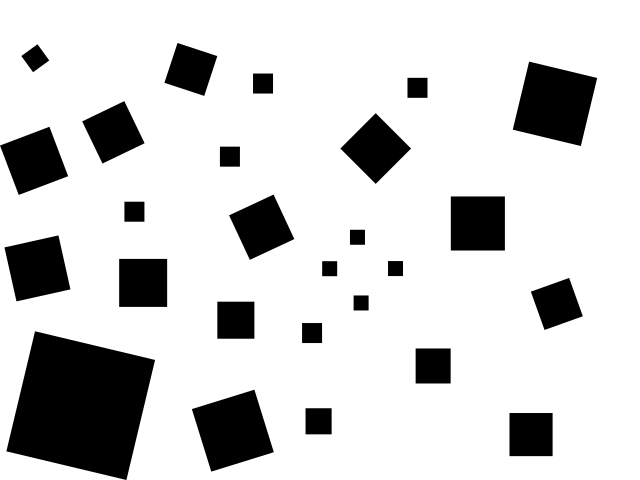
//> input picture computer_vision/hough_square/entrada_1.png, 640 x 480 px
$ ./2 entrada_1.png   (built with g++ and OpenCV 4)
//> lines starting //> are read from the running program, lines starting //| are printed output that depends on the picture; after the words box and inside, x2 and y2 are one past the last pixel; in counts of white or black regions, pixels touching at a corner belong together
#include <string>
#include <opencv2/opencv.hpp>
#include <list>
#include <cmath>
#include <vector>

using namespace cv;
using namespace std;

#define _DEBUG_LVL1_

static constexpr uint16_t min_number_votes = 4;
static constexpr uint16_t max_number_votes = 1000;
static constexpr uint16_t max_square_size = 150;
static constexpr uint16_t min_square_size = 10; //menor lado considerado de um quadrado [px]
static constexpr uint16_t ang_resolution = 18;  //precisao de 5 graus
static constexpr long double mem_max = 2.0;     //[Gb]
static constexpr int number_max_detection = -1;
static constexpr float edge_threshold = 200;

static constexpr long double ang_step = M_PI_2 / ang_resolution;
static constexpr uint16_t step = 1; //passo de busca em (x,y). equivalente a redução na resolução da imagem

class MySquare
{
public:
    MySquare() : _xc(0), _yc(0), _size(0), _theta(0), _votes(0) {}
    MySquare(const uint16_t &xc,
             const uint16_t &yc,
             const double &theta,
             const uint16_t &size) : _xc(xc), _yc(yc), _size(size), _theta(theta), _votes(0) {}
    MySquare(const uint16_t &xc,
             const uint16_t &yc,
             const double &theta,
             const uint16_t &size,
             const uint16_t &votes) : _xc(xc), _yc(yc), _size(size), _theta(theta), _votes(votes) {}
    inline Point2f center() const { return Point2f((float)_xc, (float)_yc); }
    inline uint16_t &xc() { return _xc; }
    inline uint16_t &yc() { return _yc; }
    inline uint16_t &size() { return _size; }
    inline double &theta() { return _theta; }
    inline uint16_t isize() const { return (_size - min_square_size) % (max_square_size - min_square_size); }
    inline uint16_t itheta() //devolve o inteiro correspondente ao angulo no intervalo [0,90)
    {
        _theta = fabs(fmod(_theta, M_PI_2)); // mod pi/2. making sure that theta in [0,pi/2)
        return uint16_t(round(_theta * (ang_resolution / M_PI_2))) % ang_resolution;
    }
    inline uint16_t &votes() { return _votes; }

private:
    uint16_t _xc, _yc;
    uint16_t _size;
    double _theta; //angulo com relacao ao eixo horizontal
    uint16_t _votes;
};

//img: imagem com fundo branco e quadrados pretos
//max_detection: -1 para tentar achar todos, ou um número inteiro para limitar
std::list<MySquare> myHoughtTransform4Squares(const Mat &img, const int &max_detection = -1);
void drawSquares(const Mat &src, Mat &dest, const std::list<MySquare> &squares);
void convFilter(const Mat &src, Mat &dest, const Mat &mask);
void _drawSquare(const Mat &src, Mat &dest, const MySquare square);
void squares_supression(std::list<MySquare> &squares);

int main(int argc, char **argv)
{
    Mat img, output, output_raw;
    std::list<MySquare> squares;

    img = imread(argv[1], CV_LOAD_IMAGE_GRAYSCALE);
//> img is the input picture: 480 rows x 640 cols, CV_8UC1; min 0, max 255, mean 209.8
    if (!img.data)
    {
        std::cerr << "Erro ao carregar imagem\n";
        return -1;
    }
    std::cout << "Image Size = " << img.size() << '\n';
//| Image Size = [640 x 480]
    /******************************************************/
    /*Verifica a quantidade de memoria que será necessaria*/
    /******************************************************/
    long double mem = (img.cols) * (img.rows) * (max_square_size - min_square_size) * ang_resolution * sizeof(uint16_t) * 1e-9; //[Gbyte]
//> mem = 1.55
    std::cout << "Memoria exigida na transformada de Hough:" << mem << " Gb\n";
//| Memoria exigida na transformada de Hough:1.54829 Gb
    assert(mem <= mem_max);

    squares = myHoughtTransform4Squares(img, number_max_detection);
    drawSquares(img, output_raw, squares);

    std::cout << "Quadrados detectados, pre-supressao de quadrados:" << squares.size() << '\n';
    squares_supression(squares);
    std::cout << "Quadrados detectados, pos-supressao de quadrados:" << squares.size() << '\n';

    drawSquares(img, output, squares);
    //trecho apenas para exibir e salvar as imagens
    imshow("Entrada", img);
    imshow("Sem Supressão", output_raw);
    imshow("Saida", output);

    imwrite("entrada_2.png", img);
    imwrite("saida_bruta_2.png", output_raw);
    imwrite("saida_2.png", output);

    //aguarda uma tecla para encerrar o programa
    waitKey(0);
    return 0;
}

bool findNextNormalPoint(const Mat &img,
                         const Mat &gx,
                         const Mat &gy,
                         const Point2f &curr_normal,
                         const Point2f &curr_point,
                         Point2f &next_normal,
                         Point2f &next_point)
{
    static Point2f gv; //vetor gradiente atual
    double search_step = 2.0;
    double it = 1.0;
    static bool search_problem;

    next_normal = curr_normal;
    next_point = curr_point - curr_normal * (min_square_size / 2.0);
    do
    {
        it += search_step;
        next_point = curr_point - curr_normal * it;

        next_point = Point2i(next_point);

        //busca saiu dos limites da imagem
        search_problem = (next_point.x >= img.size().width) ||   //busca saiu dos limites da imagem
                         (next_point.y >= img.size().height)||
                         ((next_point.x < 0) || (next_point.y < 0))||
                         (norm(next_point - curr_point) > max_square_size); //caso tenha passado do tamanho maximo que um quadrado possa ter

        if(search_problem)
        {
            it = 3.0;
            //maximo de reducao do passo de busca ou next_point nao esta andando
            if(search_step < 0.01)
                return false;
            search_step /= 2.0;
            continue;
        }

        gv = Point2f(gx.at<float>(next_point.y, next_point.x), gy.at<float>(next_point.y, next_point.x));
    } while (norm(gv) < edge_threshold);

    next_normal = gv / norm(gv);

    return true;
}

std::list<MySquare> myHoughtTransform4Squares(const Mat &img, const int &max_detection)
{
//> called with max_detection = -1
    // vector4D vote_table;
    //fazer com ponteiro pra não perder a pratica...
    //e pq é mt feio alocar o vetor4D com vector!
    uint16_t ****vote_table = NULL;

    uint16_t width = img.cols, height = img.rows;
//> width = 640; height = 480
    list<MySquare> sqs;
    Point2f normais[4];
    Point2f points[4];
    Mat gx, gy, gx_4save, gy_4save;
    Mat mask;
    //x crescente ->
    //y crescente \/
    float xSobel[] = {-1, 0, 1,
                      -2, 0, 2,
                      -1, 0, 1};
    float ySobel[] = {-1, -2, -1,
                      0, 0, 0,
                      1, 2, 1};

    /*************************************/
    /****** Obter o grande da imagem******/
    /*************************************/
    mask = Mat(3, 3, CV_32F, xSobel);
    convFilter(img, gx, mask);
//> after the loop in convFilter, `for (int y = mask.rows / 2; y < (src.rows - mask.rows / 2); y++)`: sum = 0
    mask = Mat(3, 3, CV_32F, ySobel);
    convFilter(img, gy, mask);
//> after the loop in convFilter (call 2), `for (int y = mask.rows / 2; y < (src.rows - mask.rows / 2); y++)`:
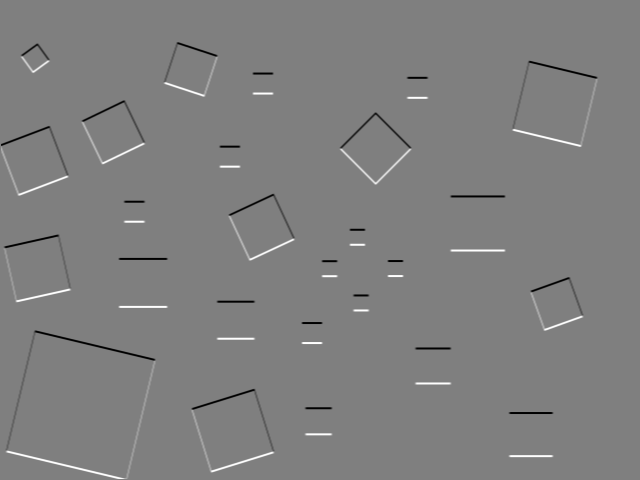
//> dest: 480 rows x 640 cols, CV_32FC1; min -1020, max 1020, mean 0; drawn with min black and max white

    //apenas para exibir e salvar as imagens dos gradientes
    gx.convertTo(gx_4save, CV_8U, 255.0 / 2040.0, 127.0);
    gy.convertTo(gy_4save, CV_8U, 255.0 / 2040.0, 127.0);
    imshow("Gx", gx_4save);
    imshow("Gy", gy_4save);
    imwrite("gx_2.png",gx_4save);
    imwrite("gy_2.png",gy_4save);
    /*********************************************/
    /* Alocando memoria para a tabela de votação */
    /*********************************************/

    vote_table = new uint16_t ***[width];
    for (uint16_t x = 0; x < width; x++)
    {
        vote_table[x] = new uint16_t **[height];
        for (uint16_t y = 0; y < height; y++)
        {
            vote_table[x][y] = new uint16_t *[max_square_size - min_square_size];
            for (uint16_t l = 0; l < (max_square_size - min_square_size); l++)
            {
                vote_table[x][y][l] = new uint16_t[ang_resolution];
                memset(vote_table[x][y][l], 0, ang_resolution * sizeof(uint16_t));
            }
        }
    }
    /******************************************************/
    /*Percorrer a matriz de gradiente em busca das normais*/
    /******************************************************/

#ifdef _DEBUG_LVL1_
    uint16_t qtd_votos = 0;
#endif

    Point2f curr_gv; //vetor gradiente atual
    Point2f midle_p;
    MySquare sq;
    bool r;
    for (uint16_t y = 0; y < height; y += step)
        for (uint16_t x = 0; x < width; x += step)
        {
            curr_gv = Point2f(gx.at<float>(y, x), gy.at<float>(y, x));
            //caso gradiente fraco: ignorar
            if (norm(curr_gv) < edge_threshold)
                continue;

            sq.theta() = atan2(curr_gv.y, curr_gv.x) + M_PI; //atan2 in [-pi,pi) + M_PI => [0,2pi)

            points[0] = Point2i(x, y);
            normais[0] = curr_gv / norm(curr_gv);
            normais[0] = Point2f(round(normais[0].x), round(normais[0].y));

            //busca pela normal oposta
            r = findNextNormalPoint(img, gx, gy, normais[0], points[0], normais[1], points[1]);

            //caso de falha em achar a normal oposta: desista desse
            if (r == false)
                continue;

            sq.size() = (uint16_t)round(norm(points[0] - points[1]));
            if (sq.size() < min_square_size)
                continue;
            //buscar o terceiro ponto. esse ponto definida o centro do quadrado
            //rotacionar alguma das normais ja conhecida em 90 graus
            // |cos -sin| |x|
            // |sin  cos| |y|
            normais[2].x = normais[0].x * cos(M_PI_2) - normais[0].y * sin(M_PI_2);
            normais[2].y = normais[0].x * sin(M_PI_2) + normais[0].y * cos(M_PI_2);
            //ponto medio entre os pontos ja encontrados
            midle_p = (points[0] + points[1]) / 2.0;

            //utiliza essa normal e o ponto medio entre as bordas encontradas para encontrar o terceiro ponto
            r = findNextNormalPoint(img, gx, gy, normais[2], midle_p, normais[3], points[3]);

            if (r == false)
                continue;

            //com três pontos e a normal do terceiro ponto é possivel estimar o centro do quadrado
            midle_p = points[3] + normais[2] * (sq.size() / 2.0);

            sq.xc() = (uint16_t)round(midle_p.x) % width;
            sq.yc() = (uint16_t)round(midle_p.y) % height;

            vote_table[sq.xc()][sq.yc()][sq.isize()][sq.itheta()]++;
#ifdef _DEBUG_LVL1_
            std::cout << "Centro = " << sq.center() << '\n';
            std::cout << "Size   = " << sq.size() << " l = " << sq.isize() << '\n';
            std::cout << "Theta  = " << sq.itheta() * ang_step * 180 / M_PI << " a = " << sq.itheta() << '\n';
            std::cout << "Recebeu Voto!\n";
            std::cout << "Quantidade de votos do candidato = " << vote_table[sq.xc()][sq.yc()][sq.isize()][sq.itheta()] << '\n';
            qtd_votos++;
#endif
        }
//> this loop made 480 passes
//> (r, midle_p, qtd_votos) on passes 1 to 3: (false, Point(0, 0), 0), (false, Point(0, 0), 0), (false, Point(0, 0), 0)
//> after the loop, points = 4 Points (x, y): [127, 478], [124, 478], [0, 0], [140, 416]; normais = 4 Points (x, y): [1, 0], [-0.253, 0.967], [-1, 6.12e-17], [0.963, 0.269]; r = true; midle_p = Point(77.5, 416); qtd_votos = 9943
#ifdef _DEBUG_LVL1_
    std::cout << "Quantidade de votos no total = " << (int)qtd_votos << '\n';
//| Quantidade de votos no total = 9943
#endif
    /***************************************************/
    /*Hora de contar os votos e selecionar os quadrados*/
    /***************************************************/
    bool noStop = true;
    for (uint16_t y = 0; (y < height) && noStop; y++)
        for (uint16_t x = 0; (x < width) && noStop; x++)
            for (uint16_t l = 0; (l < max_square_size - min_square_size) && noStop; l++)
                for (uint16_t a = 0; (a < ang_resolution) && noStop; a++)
                {
                    if ((vote_table[x][y][l][a] >= min_number_votes) && (vote_table[x][y][l][a] <= max_number_votes))
                    {
#ifdef _DEBUG_LVL1_
                        std::cout << "Candidato com " << vote_table[x][y][l][a] << "votos" << '\n';
#endif

                        sqs.push_back(MySquare(x, y, a * ang_step, l + min_square_size, vote_table[x][y][l][a]));
                        if (max_detection < 0)
                            continue;
                        if (sqs.size() == (size_t)max_detection)
                            noStop = false;
                    }
                }
//> after the loop, sqs = 533 items; noStop = true

    /********************************************/
    /* Desalocando memoria da tabela de votação */
    /********************************************/
    for (uint16_t x = 0; x < width; x++)
    {
        for (uint16_t y = 0; y < height; y++)
        {
            for (uint16_t l = 0; l < (max_square_size - min_square_size); l++)
                delete[] vote_table[x][y][l];
            delete[] vote_table[x][y];
        }
        delete[] vote_table[x];
    }
//> in main, `squares = myHoughtTransform4Squares(img, number_max_detection);`: squares = 533 items
    delete[] vote_table;

    return sqs;
}

void _drawSquare(const Mat &src, Mat &dest, MySquare square)
{
    RotatedRect rSquare = RotatedRect(square.center(), Size2f(square.size(), square.size()), square.theta() * 180.0 / M_PI);
    Point2f vertices[4];
    rSquare.points(vertices);
    for (uint8_t i = 0; i < 4; i++)
        line(dest, vertices[i], vertices[(i + 1) % 4], Scalar(0, 0, 255), 2);
}
void drawSquares(const Mat &src, Mat &dest, const std::list<MySquare> &squares)
{
    src.copyTo(dest);
    cvtColor(dest, dest, COLOR_GRAY2RGB);

    for (auto sq_it = squares.begin(); sq_it != squares.end(); sq_it++)
        _drawSquare(dest, dest, *sq_it);
//> this loop made 533 passes
//> rSquare in _drawSquare on passes 1 to 3: centre (32, 54), size (21, 21), angle 55, centre (39, 54), size (21, 21), angle 55, centre (33, 55), size (18, 18), angle 55
//> pass 1, in drawSquares, `_drawSquare(dest, dest, *sq_it);`:
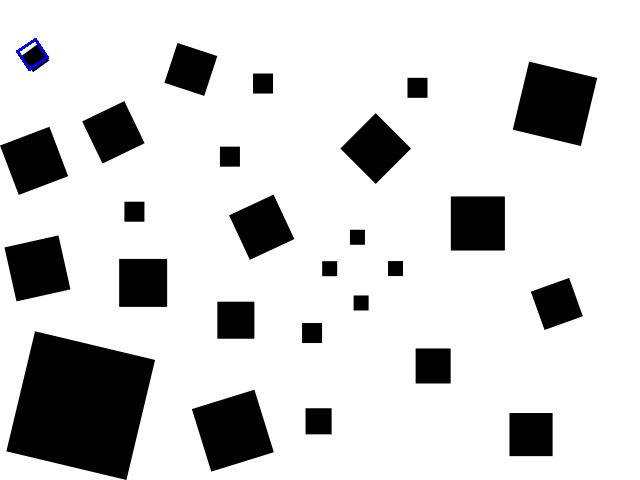
//> dest: 480 rows x 640 cols, CV_8UC3; 0.09% of pixels changed, all inside (x1, y1, x2, y2) = (16, 38, 49, 71)
//> after the loop:
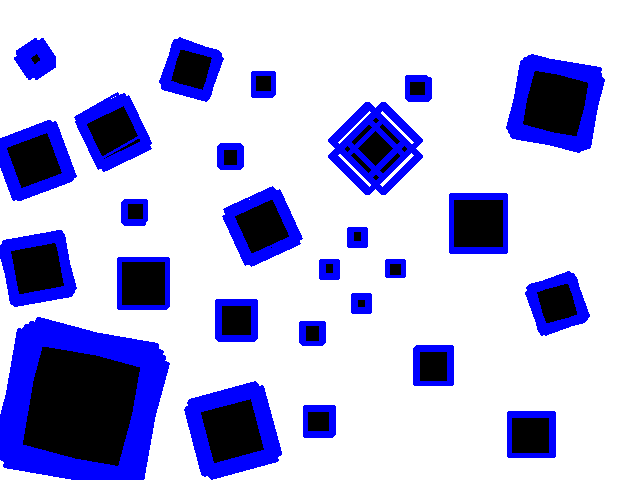
//> dest: 480 rows x 640 cols, CV_8UC3; mean R, G, B 185.4, 185.4, 225.6
//| Quadrados detectados, pre-supressao de quadrados:533
}

void squares_supression(std::list<MySquare> &squares)
{
    std::vector<MySquare> sqs(squares.begin(), squares.end());
//> sqs = 533 items
    std::list<MySquare> filtered_squares;
    std::vector<bool> toVisit(sqs.size(), true);
//> toVisit = 533 values from 1 to 1
    MySquare tmpSquare;
    uint64_t xc_tmp, yc_tmp, size_tmp;
    double N, th_tmp;

    for (uint16_t sqA_it = 0; sqA_it < sqs.size(); sqA_it++)
    {
        if (toVisit[sqA_it] == false)
            continue;
        toVisit[sqA_it] = false;

        xc_tmp = sqs[sqA_it].xc();
        yc_tmp = sqs[sqA_it].yc();
        size_tmp = sqs[sqA_it].size();
        th_tmp = sqs[sqA_it].theta();

        N = 1;
        for (uint16_t sqB_it = sqA_it + 1; sqB_it < sqs.size(); sqB_it++)
        {
            if (toVisit[sqB_it] == false)
                continue;

            //verifica similaridade
            //caso a distancia entre os centros seja menor que o lado do quadrado: considerar iguais
            if (norm(sqs[sqA_it].center() - sqs[sqB_it].center()) <= min(sqs[sqA_it].size(), sqs[sqB_it].size()))
            {
                toVisit[sqB_it] = false;

                xc_tmp += sqs[sqB_it].xc();
                yc_tmp += sqs[sqB_it].yc();
                th_tmp += sqs[sqB_it].theta();
                size_tmp += sqs[sqB_it].size();

                N++;
            }
        }

        tmpSquare.xc() = xc_tmp / N;
        tmpSquare.yc() = yc_tmp / N;
        tmpSquare.theta() = th_tmp / N;
        tmpSquare.size() = size_tmp / N;

        filtered_squares.push_back(tmpSquare);
    }
//> this loop made 533 passes
//> (xc_tmp, yc_tmp, size_tmp, th_tmp, N) on passes 1, 18, 41, 55, 68, 126, 144, 152, 157, 187, 199, 200: (596, 997, 336, 16.23, 17), (4385, 1589, 997, 6.63, 23), (3678, 1163, 280, 0, 14), (5423, 1144, 259, 0, 13), (32184, 5995, 4142, 12.39, 58), (2033, 2370, 916, 20.33, 18), (6004, 2372, 808, 12.57, 16), (2300, 1563, 202, 0, 10), (577, 2726, 951, 20.77, 17), (1612, 2533, 242, 0, 12), (2881, 2493, 583, 12.48, 11), (6214, 2901, 701, 0, 13)
//> (xc_tmp, yc_tmp) on pass 294: (142, 282)
//| Quadrados detectados, pos-supressao de quadrados:26
//> the loop in drawSquares (call 2), `for (auto sq_it = squares.begin(); sq_it != squares.end(); sq_it++)` made 26 passes
//> pass 1, in drawSquares (call 2), `_drawSquare(dest, dest, *sq_it);`:
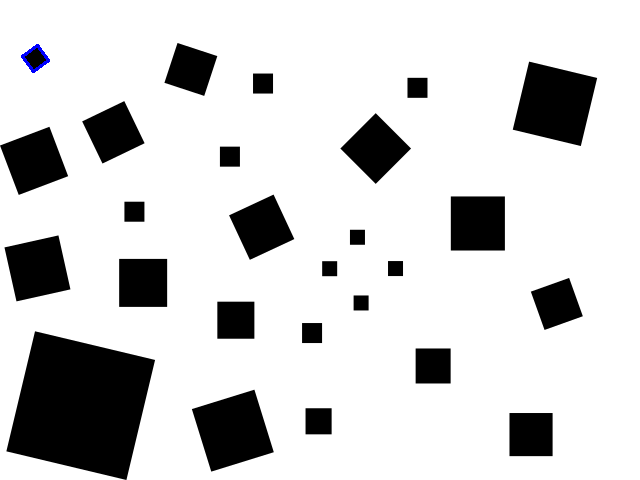
//> dest: 480 rows x 640 cols, CV_8UC3; 0.08% of pixels changed, all inside (x1, y1, x2, y2) = (21, 44, 50, 73)
//> pass 2, in drawSquares (call 2), `_drawSquare(dest, dest, *sq_it);`:
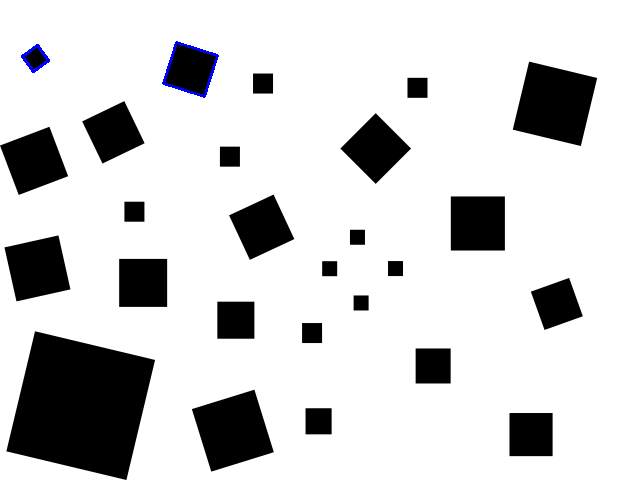
//> dest: 480 rows x 640 cols, CV_8UC3; 0.15% of pixels changed, all inside (x1, y1, x2, y2) = (162, 41, 219, 98)
//> pass 3, in drawSquares (call 2), `_drawSquare(dest, dest, *sq_it);`:
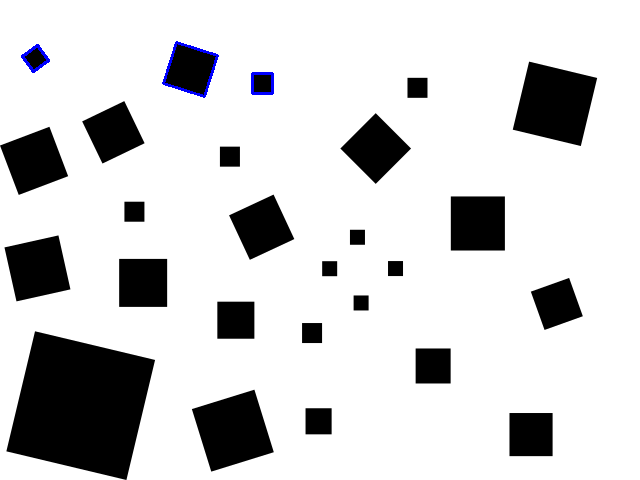
//> dest: 480 rows x 640 cols, CV_8UC3; 0.08% of pixels changed, all inside (x1, y1, x2, y2) = (251, 72, 274, 95)
//> after the loop in drawSquares (call 2), `for (auto sq_it = squares.begin(); sq_it != squares.end(); sq_it++)`:
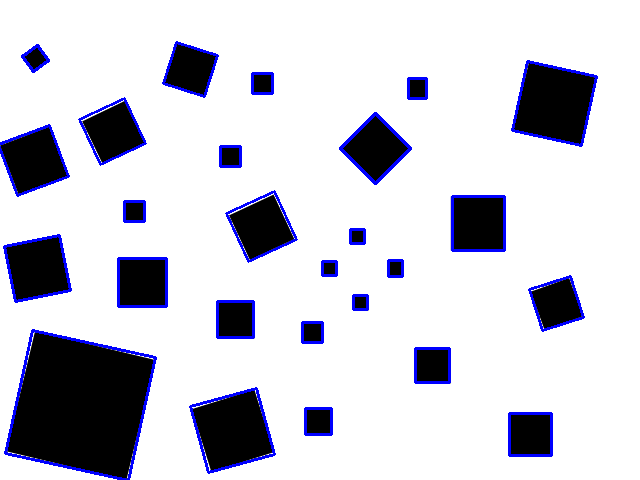
//> dest: 480 rows x 640 cols, CV_8UC3; 3.56% of pixels changed, all inside (x1, y1, x2, y2) = (0, 60, 598, 480)

    squares = filtered_squares;
}

void convFilter(const Mat &src, Mat &dest, const Mat &mask)
{
    float sum;
    Mat src_f;

    src.convertTo(src_f, CV_32F);
    dest = Mat::zeros(src.size(), CV_32F);

    for (int y = mask.rows / 2; y < (src.rows - mask.rows / 2); y++)
        for (int x = mask.cols / 2; x < (src.cols - mask.cols / 2); x++)
        {
            sum = 0;
            for (int v = 0; v < mask.rows; v++)
                for (int u = 0; u < mask.cols; u++)
                {
                    sum += src_f.at<float>(y - mask.rows / 2 + v, x - mask.cols / 2 + u) * mask.at<float>(v, u);
                }
            dest.at<float>(y, x) = sum;
        }
}
